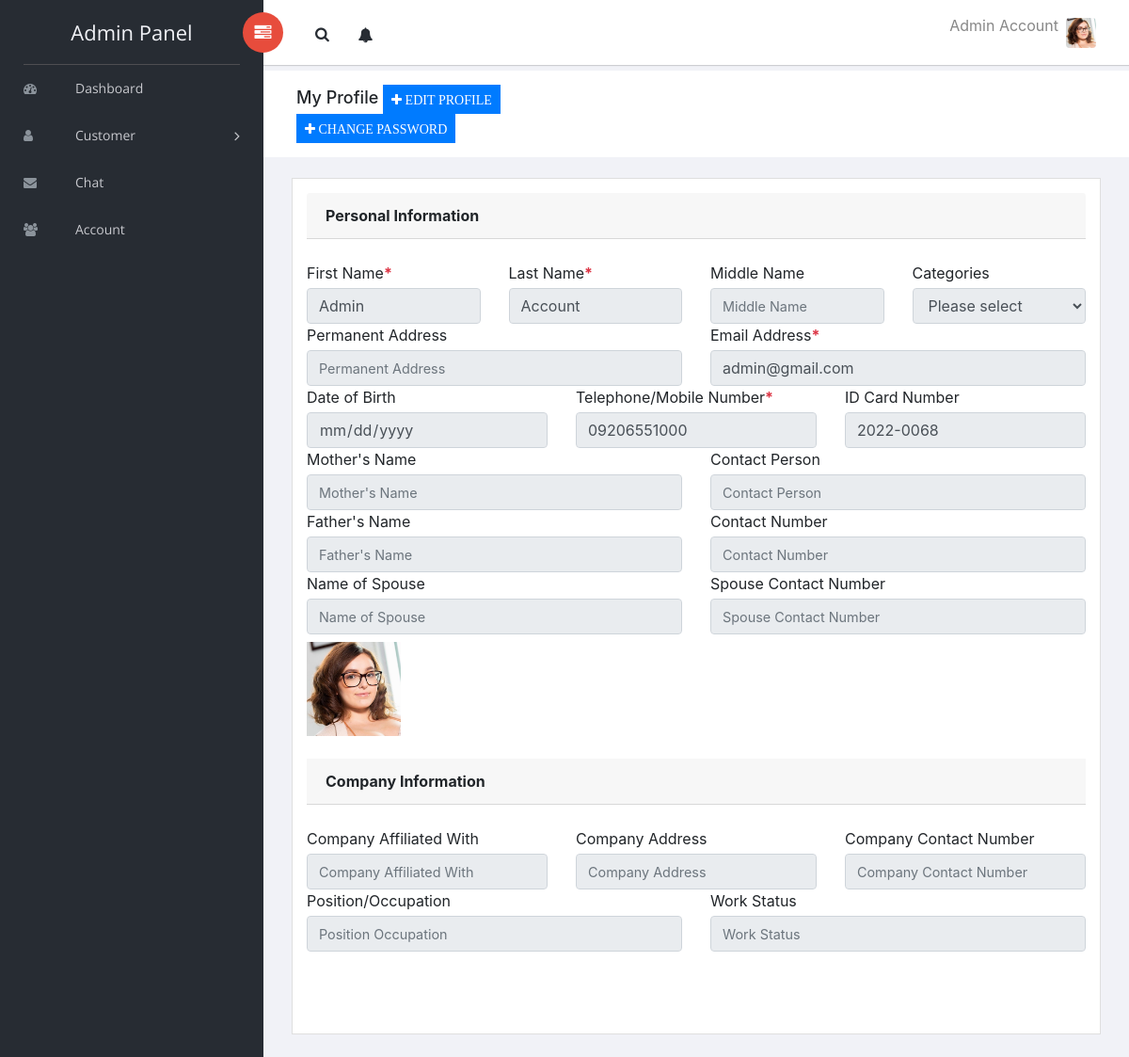
Page /admin/profile.php (signed in) on the committed database.
### tables this page shows
CREATE TABLE `users` (
  `id` int(11) NOT NULL,
  `first_name` varchar(255) NOT NULL,
  `last_name` varchar(255) NOT NULL,
  `username` varchar(255) NOT NULL,
  `email` varchar(255) NOT NULL,
  `password` varchar(255) NOT NULL,
  `usertype` varchar(255) DEFAULT NULL,
  `status` varchar(255) NOT NULL DEFAULT 'Pending',
  `signup_date` varchar(255) NOT NULL
);

CREATE TABLE `personal` (
  `personal_id` int(11) NOT NULL,
  `user_id` int(11) NOT NULL,
  `middle_name` varchar(255) DEFAULT NULL,
  `category` varchar(255) NOT NULL,
  `address` varchar(255) NOT NULL,
  `dob` varchar(255) NOT NULL DEFAULT 'Not Set',
  `mobile` varchar(255) DEFAULT NULL,
  `card_number` varchar(255) DEFAULT NULL,
  `mother_name` varchar(255) NOT NULL,
  `father_name` varchar(255) NOT NULL,
  `spouse_name` varchar(255) DEFAULT NULL,
  `contact_person` varchar(255) NOT NULL,
  `contact_number` varchar(255) NOT NULL,
  `s_contact_number` varchar(255) DEFAULT NULL,
  `company_affiliated` varchar(255) NOT NULL,
  `company_address` varchar(255) NOT NULL,
  `company_number` varchar(255) NOT NULL,
  `position` varchar(255) DEFAULT NULL,
  `work_status` varchar(255) DEFAULT NULL,
  `image` varchar(255) DEFAULT NULL
);

### classes/User.php (called while the page is built, shortened)
<?php
class User
{
    private $user;
    private $con;
    public function __construct($con, $user)
    {
        $this->con = $con;
        $user_details_query = mysqli_query($con, "SELECT * FROM users WHERE username='$user'");
        $this->user = mysqli_fetch_array($user_details_query);
    }
    public function getFirstAndLastName()
    {
        $username = $this->user['username'];
        $query = mysqli_query($this->con, "SELECT first_name, last_name FROM users WHERE username='$username'");
        $row = mysqli_fetch_array($query);
        return $row['first_name'] . " " . $row['last_name'];
    }
    public function getAvatar()
    {
        $id = $this->user['id'];
        $query = mysqli_query($this->con, "SELECT image FROM personal WHERE user_id='$id'");
        $row = mysqli_fetch_array($query);
        return $row['image'];
    }
}

### admin/profile.php (the view, shortened to what this page needs)
<?php
require("../app/config/connect.php");
include("../classes/User.php");
?>
<!doctype html>
<html class="no-js" lang="en">
<head>
    <link rel="stylesheet" href="vendors/bootstrap/dist/css/bootstrap.min.css">
    <link rel="stylesheet" href="vendors/font-awesome/css/font-awesome.min.css">
    <link rel="stylesheet" href="vendors/themify-icons/css/themify-icons.css">
    <link rel="stylesheet" href="vendors/flag-icon-css/css/flag-icon.min.css">
    <link rel="stylesheet" href="vendors/selectFX/css/cs-skin-elastic.css">
    <link rel="stylesheet" href="vendors/jqvmap/dist/jqvmap.min.css">
    <link rel="stylesheet" href="assets/css/style.css">
    <link rel="stylesheet" href="../resources/css/toastr.min.css">
</head>
<body>
    <?php
    include "./body/sidebar.php"
    ?>
    <div id="right-panel" class="right-panel">
        <?php
        include "./body/header.php"
        ?>
        <div class="breadcrumbs">
            <div class="col-sm-4">
                <div class="page-header float-left">
                    <div class="page-title">
                        <h1>My Profile
                            <button class="btn btn-primary btn-sm" data-toggle="modal" data-target="#profile"><i class="fa fa-plus"> EDIT PROFILE</i>
                            </button>
                            <button class="btn btn-primary btn-sm" data-toggle="modal" data-target="#password"><i class="fa fa-plus"> CHANGE PASSWORD</i>
                            </button>
                        </h1>
                    </div>
                </div>
            </div>
        </div>
        <div class="content mt-3">
            <?php
            $user_details_query = mysqli_query($con, "SELECT * FROM users WHERE username='$userLoggedIn'");
            $user = mysqli_fetch_array($user_details_query);
            $user_id = $user['id'];
            $personal_details_query = mysqli_query($con, "SELECT * FROM personal WHERE user_id='$user_id'");
            $personal = mysqli_fetch_array($personal_details_query);
            ?>
            <div class="col-xl-12">
                <div class="card">
                    <div class="card-body">
                        <form action="">
                            <div class="card-header">
                                <strong class="card-title">Personal Information</strong>
                            </div><br />
                            <div class="row">
                                <div class="col-sm-3">
                                    <label for="first_name" class="control-label mb-1">First Name<span class="text-danger font-weight-bold">*</span></label>
                                    <input id="first_name" name="first_name" type="text" class="form-control" placeholder="First Name" value="<?php echo $user['first_name']; ?>" disabled>
                                </div>
                                <div class="col-sm-3">
                                    <label for="last_name" class="control-label mb-1">Last Name<span class="text-danger font-weight-bold">*</span></label>
                                    <input id="last_name" name="last_name" type="text" class="form-control" placeholder="Last Name" value="<?php echo $user['last_name']; ?>" disabled>
                                </div>
                                <div class="col-sm-3">
                                    <label for="middle_name" class="control-label mb-1">Middle Name</label>
                                    <input id="middle_name" name="middle_name" type="text" class="form-control" placeholder="Middle Name" value="<?php echo $personal['middle_name']; ?>" disabled>
                                </div>
                                <div class="col-sm-3">
                                    <label for="category" class="control-label mb-1">Categories</label>
                                    <select name="category" id="category" class="form-control" disabled>
                                        <option value="0">Please select</option>
                                    </select>
                                </div>
                            </div>
                            <div class="row">
                                <div class="col-sm-6">
                                    <label for="address" class="control-label mb-1">Permanent Address</label>
                                    <input id="address" name="address" type="text" class="form-control" placeholder="Permanent Address" value="<?php echo $personal['address']; ?>" disabled>
                                </div>
                                <div class="col-sm-6">
                                    <label for="email" class="control-label mb-1">Email Address<span class="text-danger font-weight-bold">*</span></label>
                                    <input id="email" name="email" type="text" class="form-control" placeholder="Email Address" value="<?php echo $user['email']; ?>" disabled>
                                </div>
                            </div>
                            <div class="row">
                                <div class="col-sm-4">
                                    <label for="dob" class="control-label mb-1">Date of Birth</label>
                                    <input id="dob" name="dob" type="date" class="form-control" placeholder="Birthday" value="<?php echo $personal['dob']; ?>" disabled>
                                </div>
                                <div class="col-sm-4">
                                    <label for="mobile" class="control-label mb-1">Telephone/Mobile Number<span class="text-danger font-weight-bold">*</span></label>
                                    <input id="mobile" name="mobile" type="text" class="form-control" placeholder="Telephone/Mobile Number" value="<?php echo $personal['mobile']; ?>" disabled>
                                </div>
                                <div class="col-sm-4">
                                    <label for="card_number" class="control-label mb-1">ID Card Number</label>
                                    <input id="card_number" name="card_number" type="text" class="form-control" placeholder="ID Card Number" value="<?php echo $personal['card_number']; ?>" disabled>
                                </div>
                            </div>
                            <div class="row">
                                <div class="col-sm-6">
                                    <label for="mother_name" class="control-label mb-1">Mother's Name</label>
                                    <input id="mother_name" name="mother_name" type="text" class="form-control" placeholder="Mother's Name" value="<?php echo $personal['mother_name']; ?>" disabled>
                                    <label for="father_name" class="control-label mb-1">Father's Name</label>
                                    <input id="father_name" name="father_name" type="text" class="form-control" placeholder="Father's Name" value="<?php echo $personal['father_name']; ?>" disabled>
                                    <label for="spouse_name" class="control-label mb-1">Name of Spouse</label>
                                    <input id="spouse_name" name="spouse_name" type="text" class="form-control" placeholder="Name of Spouse" value="<?php echo $personal['spouse_name']; ?>" disabled>
                                </div>
                                <div class="col-sm-6">
                                    <label for="contact_person" class="control-label mb-1">Contact Person</label>
                                    <input id="contact_person" name="contact_person" type="text" class="form-control" placeholder="Contact Person" value="<?php echo $personal['contact_person']; ?>" disabled>
                                    <label for="contact_number" class="control-label mb-1">Contact Number</label>
                                    <input id="contact_number" name="contact_number" type="text" class="form-control" placeholder="Contact Number" value="<?php echo $personal['contact_number']; ?>" disabled>
                                    <label for="s_contact_number" class="control-label mb-1">Spouse Contact Number</label>
                                    <input id="s_contact_number" name="s_contact_number" type="text" class="form-control" placeholder="Spouse Contact Number" value="<?php echo $personal['s_contact_number']; ?>" disabled>
                                </div>
                            </div>
                            <div class="row">
                                <div class="col-sm-6">
                                    <img class="mt-2" src="../resources/img/uploads/<?php $avatar_obj = new User($con, $userLoggedIn);
                                                                                    echo ($avatar_obj->getAvatar() != NULL) ?
                                                                                        $avatar_obj->getAvatar() : "/default.jpg";
                                                                                    ?>" width="100px" height="100px" alt="avatar">
                                </div>
                            </div><br />
                            <div class="card-header">
                                <strong class="card-title">Company Information</strong>
                            </div><br />
                            <div class="row">
                                <div class="col-sm-4">
                                    <label for="company_affiliated" class="control-label mb-1">Company Affiliated With</label>
                                    <input id="company_affiliated" name="company_affiliated" type="text" class="form-control" placeholder="Company Affiliated With" value="<?php echo $personal['company_affiliated']; ?>" disabled>
                                </div>
                                <div class="col-sm-4">
                                    <label for="company_address" class="control-label mb-1">Company Address</label>
                                    <input id="company_address" name="company_address" type="text" class="form-control" placeholder="Company Address" value="<?php echo $personal['company_address']; ?>" disabled>
                                </div>
                                <div class="col-sm-4">
                                    <label for="company_number" class="control-label mb-1">Company Contact Number</label>
                                    <input id="company_number" name="company_number" type="text" class="form-control" placeholder="Company Contact Number" value="<?php echo $personal['company_number']; ?>" disabled>
                                </div>
                            </div>
                            <div class="row">
                                <div class="col-sm-6">
                                    <label for="position" class="control-label mb-1">Position/Occupation</label>
                                    <input id="position" name="position" type="text" class="form-control" placeholder="Position Occupation" value="<?php echo $personal['position']; ?>" disabled>
                                </div>
                                <div class="col-sm-6">
                                    <label for="work_status" class="control-label mb-1">Work Status</label>
                                    <input id="work_status" name="work_status" type="text" class="form-control" placeholder="Work Status" value="<?php echo $personal['work_status']; ?>" disabled>
                                </div>
                            </div><br />
                        </form>
                        <br /><br />
                    </div>
                </div>
            </div>
        </div>
    </div>
</body>
</html>

### admin/body/header.php (shortened to what this page needs)
<?php
if (isset($_SESSION['username'])) {
    $userLoggedIn = $_SESSION['username'];
} else {
    header("Location: ../login");
}
?>
<header id="header" class="header">
    <div class="header-menu">
        <div class="col-sm-7">
            <a id="menuToggle" class="menutoggle pull-left"><i class="fa fa fa-tasks"></i></a>
            <div class="header-left">
                <button class="search-trigger"><i class="fa fa-search"></i></button>
                <div class="dropdown for-notification">
                    <button class="btn btn-secondary dropdown-toggle notification-button" type="button" id="notification" data-toggle="dropdown" aria-haspopup="true" aria-expanded="false">
                        <i class="fa fa-bell"></i>
                    </button>
                </div>
            </div>
        </div>
        <div class="col-sm-5">
            <div class="user-area dropdown float-right">
                <a href="#" class="dropdown-toggle" data-toggle="dropdown" aria-haspopup="true" aria-expanded="false">
                    <span>
                        <?php
                        $fullname_obj = new User($con, $userLoggedIn);
                        echo $fullname_obj->getFirstAndLastName();
                        ?>
                    </span>
                    <img class="user-avatar rounded ml-2" src="../resources/img/uploads/<?php $avatar_obj = new User($con, $userLoggedIn);
                                                                                        echo ($avatar_obj->getAvatar() != NULL) ?
                                                                                            $avatar_obj->getAvatar() : "/default.jpg";
                                                                                        ?>" alt="User Avatar">
                </a>
            </div>
        </div>
    </div>
</header>

### admin/profile.php (style rules this page uses)
input::placeholder { font-size: 0.9rem; color: #999; }

### rows in the picture
users: $fullname_obj->getFirstAndLastName() "Admin Account", first_name "Admin", last_name "Account", email "admin@gmail.com"
personal: image (picture), mobile "09206551000", card_number "2022-0068"
